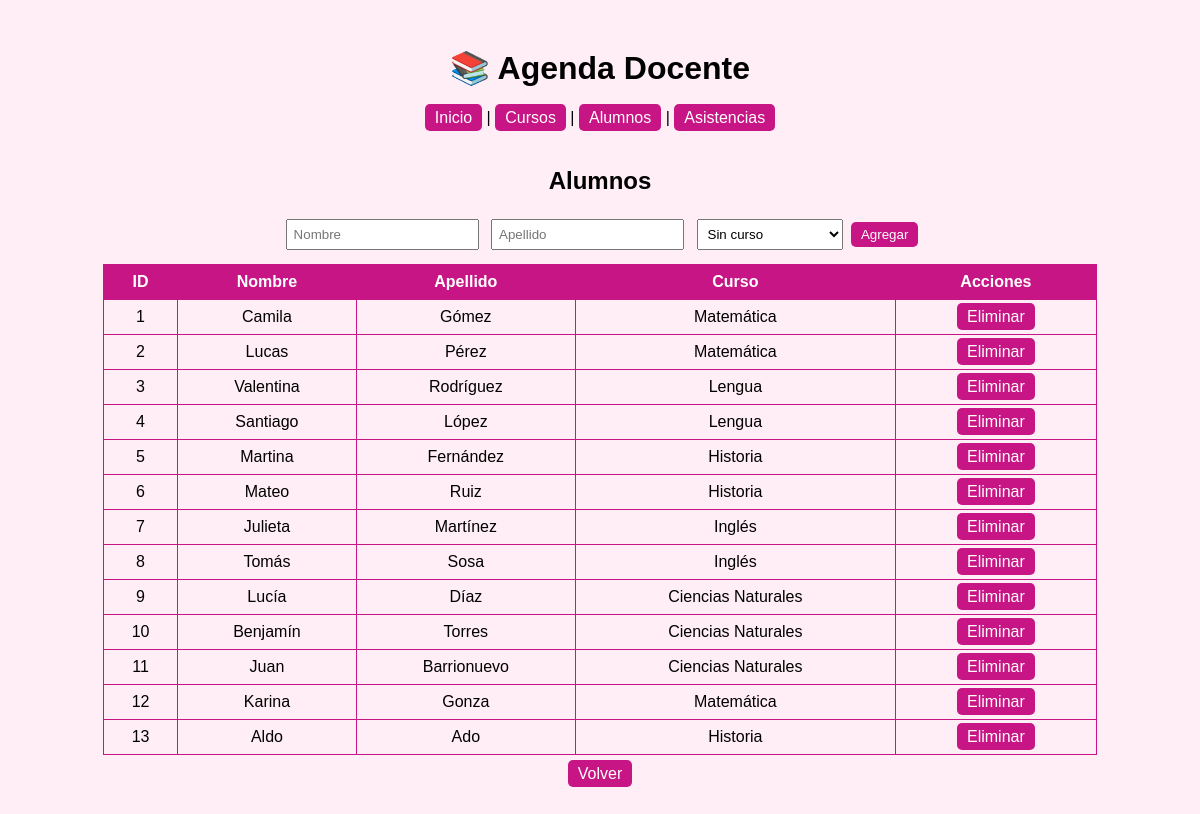
/alumnos, run on the app's committed database.
### tables this page shows
CREATE TABLE alumno (
    id_alumno INTEGER PRIMARY KEY AUTOINCREMENT,
    nombre TEXT NOT NULL,
    apellido TEXT NOT NULL,
    id_curso INTEGER NOT NULL,
    FOREIGN KEY (id_curso) REFERENCES curso(id_curso)
);

CREATE TABLE curso (
    id_curso INTEGER PRIMARY KEY AUTOINCREMENT,
    nombre TEXT NOT NULL
);

### PROYECTO_AGENDA_DOCENTE/app.py (the view)
@app.route('/alumnos')
def alumnos():
    conn = get_db_connection()
    alumnos = conn.execute('''
        SELECT a.id_alumno, a.nombre, a.apellido, c.nombre AS curso
        FROM alumno a
        LEFT JOIN curso c ON a.id_curso = c.id_curso
    ''').fetchall()
    cursos = conn.execute('SELECT * FROM curso').fetchall()
    conn.close()
    return render_template('alumnos.html', alumnos=alumnos, cursos=cursos)

### PROYECTO_AGENDA_DOCENTE/app.py (called while the page is built)
def get_db_connection():
    conn = sqlite3.connect('agenda_docente.db')
    conn.row_factory = sqlite3.Row
    return conn

### PROYECTO_AGENDA_DOCENTE/templates/alumnos.html (shortened to what this page needs)
{% extends "base_simple.html" %}
{% block content %}
<h2>Alumnos</h2>
<form method="POST" action="{{ url_for('agregar_alumno') }}">
    <input type="text" name="nombre" placeholder="Nombre" required>
    <input type="text" name="apellido" placeholder="Apellido" required>
    <select name="id_curso">
        <option value="">Sin curso</option>
    </select>
    <button type="submit">Agregar</button>
</form>
<table>
<tr><th>ID</th><th>Nombre</th><th>Apellido</th><th>Curso</th><th>Acciones</th></tr>
{% for a in alumnos %}
<tr>
    <td>{{ a.id_alumno }}</td>
    <td>{{ a.nombre }}</td>
    <td>{{ a.apellido }}</td>
    <td>{{ a.curso or '' }}</td>
    <td><a href="{{ url_for('eliminar_alumno', id_alumno=a.id_alumno) }}">Eliminar</a></td>
</tr>
{% endfor %}
</table>
<a href="{{ url_for('index') }}">Volver</a>
{% endblock %}

### PROYECTO_AGENDA_DOCENTE/static/style.css (style rules this page uses)
body { font-family: Arial, sans-serif; background-color: #ffeef5; text-align: center; padding: 20px; }
table { width: 90%; margin: 10px auto; border-collapse: collapse; }
th, td { border: 1px solid #C71585; padding: 8px; }
th { background-color: #C71585; color: white; }
a, button { color: white; background-color: #C71585; border: none; padding: 5px 10px; border-radius: 5px; text-decoration: none; }
input[type="text"], select, input[type="date"] { padding: 6px; margin: 4px; }

### data on the page
alumno: id_alumno "1", nombre "Camila", apellido "Gómez", nombre "Matemática"
alumno: id_alumno "2", nombre "Lucas", apellido "Pérez", nombre "Matemática"
alumno: id_alumno "3", nombre "Valentina", apellido "Rodríguez", nombre "Lengua"
alumno: id_alumno "4", nombre "Santiago", apellido "López", nombre "Lengua"
alumno: id_alumno "5", nombre "Martina", apellido "Fernández", nombre "Historia"
alumno: id_alumno "6", nombre "Mateo", apellido "Ruiz", nombre "Historia"
alumno: id_alumno "7", nombre "Julieta", apellido "Martínez", nombre "Inglés"
alumno: id_alumno "8", nombre "Tomás", apellido "Sosa", nombre "Inglés"
alumno: id_alumno "9", nombre "Lucía", apellido "Díaz", nombre "Ciencias Naturales"
alumno: id_alumno "10", nombre "Benjamín", apellido "Torres", nombre "Ciencias Naturales"
alumno: id_alumno "11", nombre "Juan", apellido "Barrionuevo", nombre "Ciencias Naturales"
alumno: id_alumno "12", nombre "Karina", apellido "Gonza", nombre "Matemática"
alumno: id_alumno "13", nombre "Aldo", apellido "Ado", nombre "Historia"
